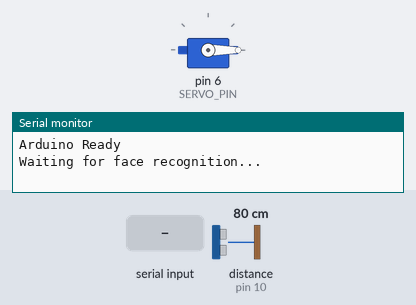
Bench run of a sketch on a simulated Arduino Uno, built with avr-gcc and run on an emulated ATmega328P. Shown: servo, the last lines printed to the serial monitor. Inputs (shaded band) come from the test bench; at power-on: distance to the obstacle (sensor on pin 10) 80 cm. The echo pulse lasts 58.3 µs per cm.

Above: at 2.2 s.
2.3 s: "FACE_RECOGNIZED\n" received over Serial
3.8 s: distance to the obstacle (sensor on pin 10) set to 18 cm
5.3 s: distance to the obstacle (sensor on pin 10) set to 15 cm
At 6.8 s:
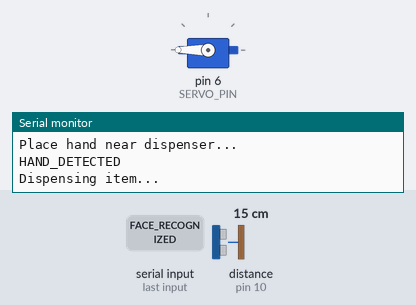
Timing chart, 0 to 8.8 s (numbered marks = the images above; inputs shaded):
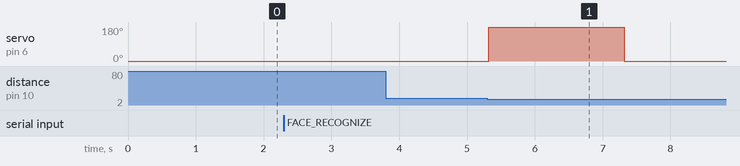

Measured:
- the behaviour switches between 17 and 16 cm on distance to the obstacle (sensor on pin 10) (found by bisection; images 0 and 1)
- after the input at 3.8 s, every drawn part: stays the same
- after the input at 5.3 s, servo on pin 6 (SERVO_PIN): 0° → 180° at once, → 0° 2.0 s later

The sketch:

ardunio_vending_machine.ino
```cpp
#include <Servo.h>

#define TRIG_PIN 9
#define ECHO_PIN 10
#define SERVO_PIN 6
#define DETECTION_DISTANCE 15
#define SERVO_DISPENSE_ANGLE 180
#define SERVO_REST_ANGLE 0
#define DISPENSE_DELAY 2000

Servo dispenserServo;
long duration;
int distance;
bool systemReady = false;
bool handDetected = false;

void setup() {
  Serial.begin(9600);
  pinMode(TRIG_PIN, OUTPUT);
  pinMode(ECHO_PIN, INPUT);
  dispenserServo.attach(SERVO_PIN);
  dispenserServo.write(SERVO_REST_ANGLE);
  delay(1000);
  Serial.println("Arduino Ready");
  Serial.println("Waiting for face recognition...");
}

void loop() {
  if (Serial.available() > 0) {
    String command = Serial.readStringUntil('\n');
    command.trim();

    if (command == "FACE_RECOGNIZED") {
      systemReady = true;
      Serial.println("ACK_FACE");
      Serial.println("Place hand near dispenser...");
    }
  }

  if (systemReady) {
    distance = measureDistance();
    if (distance > 0 && distance <= DETECTION_DISTANCE && !handDetected) {
      handDetected = true;
      Serial.println("HAND_DETECTED");
      dispenseItem();

      handDetected = false;
      systemReady = false;
      Serial.println("DISPENSE_COMPLETE");
      Serial.println("Ready for next customer...");
    }

    delay(100);
  }
}

int measureDistance() {
  digitalWrite(TRIG_PIN, LOW);
  delayMicroseconds(2);
  digitalWrite(TRIG_PIN, HIGH);
  delayMicroseconds(10);
  digitalWrite(TRIG_PIN, LOW);
  duration = pulseIn(ECHO_PIN, HIGH, 30000);
  if (duration == 0) {
    return -1;
  }
  distance = duration * 0.034 / 2;
  return distance;
}

void dispenseItem() {
  Serial.println("Dispensing item...");
  dispenserServo.write(SERVO_DISPENSE_ANGLE);
  delay(DISPENSE_DELAY);
  dispenserServo.write(SERVO_REST_ANGLE);
  delay(500);
  Serial.println("Item dispensed!");
}

void emergencyStop() {
  systemReady = false;
  handDetected = false;
  dispenserServo.write(SERVO_REST_ANGLE);
  Serial.println("EMERGENCY_STOP");
}
```
